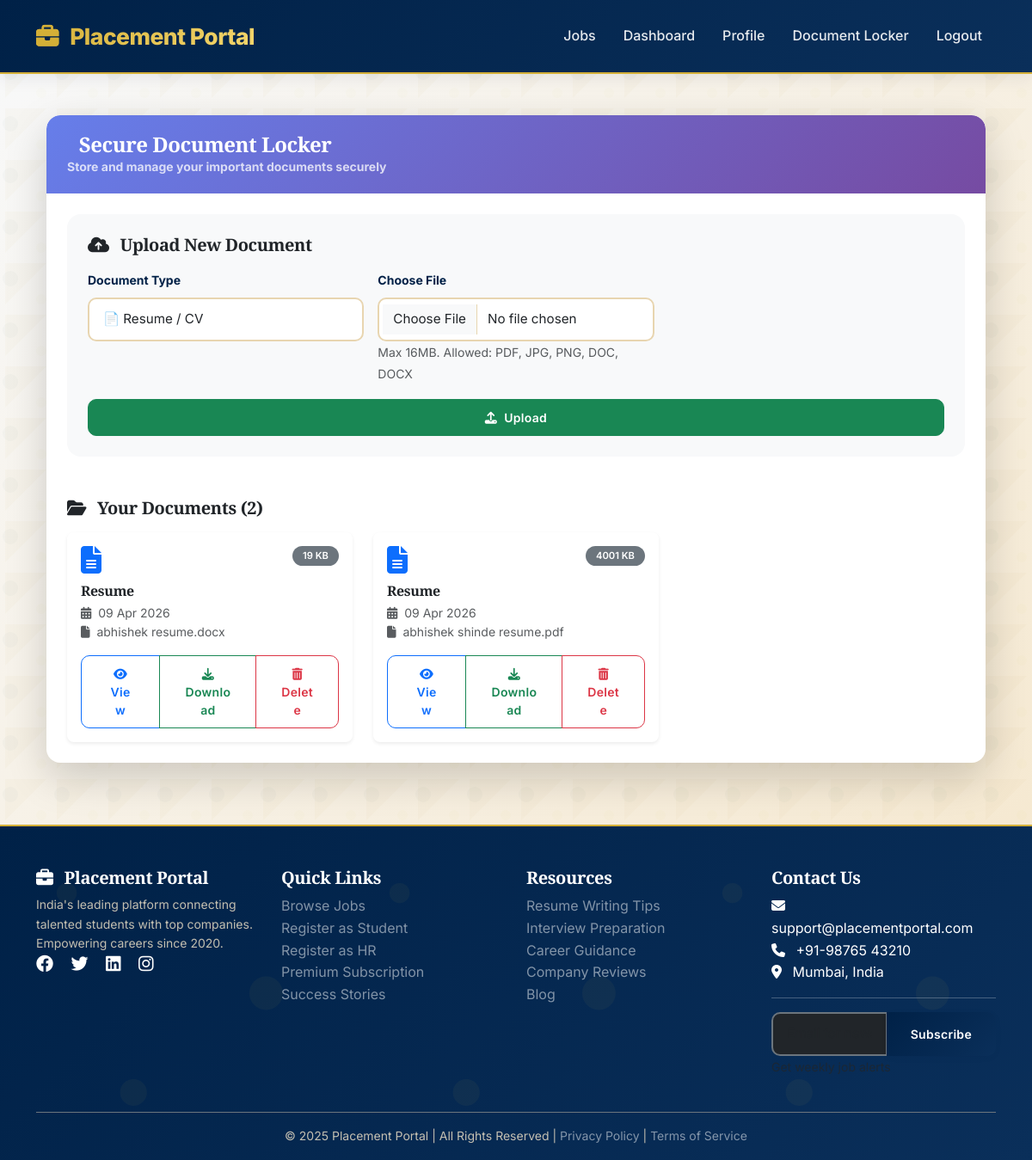
The app's page /documents (signed in) with its own data.
### models.py (models this page shows)
class Document(db.Model):
    __tablename__ = 'documents'
    id = db.Column(db.Integer, primary_key=True)
    user_id = db.Column(db.Integer, db.ForeignKey('users.id'))
    document_type = db.Column(db.String(50))
    file_name = db.Column(db.String(200))
    file_path = db.Column(db.String(500))
    file_size = db.Column(db.Integer)
    uploaded_at = db.Column(db.DateTime, default=datetime.utcnow)

### app.py (the view)
@app.route('/documents')
@login_required
def documents():
    docs = Document.query.filter_by(user_id=current_user.id).all()
    return render_template('documents.html', documents=docs)

### app.py (called while the page is built)
@login_manager.user_loader
def load_user(user_id):
    return User.query.get(int(user_id))

### templates/documents.html (shortened to what this page needs)
{% extends "base.html" %}
{% block content %}
<div class="container py-4">
    <div class="card shadow-lg border-0 rounded-4">
        <div class="card-header bg-gradient-primary text-white rounded-top-4">
            <h4 class="mb-0"> Secure Document Locker</h4>
            <p class="small mb-0 opacity-75">Store and manage your important documents securely</p>
        </div>
        <div class="card-body p-4">
            <div class="bg-light p-4 rounded-4 mb-5">
                <h5 class="mb-3"><i class="fas fa-cloud-upload-alt me-2"></i> Upload New Document</h5>
                <form method="POST" action="{{ url_for('upload_document') }}" enctype="multipart/form-data">
                    <div class="row g-3">
                        <div class="col-md-4">
                            <label class="form-label fw-bold">Document Type</label>
                            <select name="document_type" id="documentTypeSelect" class="form-select" required>
                                <option value="resume">📄 Resume / CV</option>
                            </select>
                        </div>
                        <div class="col-md-4">
                            <label class="form-label fw-bold">Choose File</label>
                            <input type="file" name="document" class="form-control" required accept=".pdf,.jpg,.jpeg,.png,.doc,.docx">
                            <small class="text-muted">Max 16MB. Allowed: PDF, JPG, PNG, DOC, DOCX</small>
                        </div>
                        <div class="col-md-12">
                            <button type="submit" class="btn btn-success w-100">
                                <i class="fas fa-upload me-2"></i>Upload
                            </button>
                        </div>
                    </div>
                </form>
            </div>
            <h5 class="mb-3"><i class="fas fa-folder-open me-2"></i> Your Documents ({{ documents|length }})</h5>
            {% if documents %}
                <div class="row g-4">
                    {% for doc in documents %}
                    <div class="col-md-6 col-lg-4">
                        <div class="card h-100 shadow-sm border-0 rounded-3 document-card">
                            <div class="card-body">
                                <div class="d-flex justify-content-between align-items-start mb-2">
                                    <div class="doc-icon">
                                        {% if doc.document_type == 'resume' %}
                                            <i class="fas fa-file-alt fa-2x text-primary"></i>
                                        {% elif doc.document_type == 'degree' %}
                                            <i class="fas fa-graduation-cap fa-2x text-success"></i>
                                        {% elif doc.document_type == 'id_proof' %}
                                            <i class="fas fa-id-card fa-2x text-info"></i>
                                        {% elif doc.document_type == 'offer_letter' %}
                                            <i class="fas fa-file-signature fa-2x text-warning"></i>
                                        {% else %}
                                            <i class="fas fa-file fa-2x text-secondary"></i>
                                        {% endif %}
                                    </div>
                                    <span class="badge bg-secondary">{{ doc.file_size // 1024 }} KB</span>
                                </div>
                                <h6 class="card-title mb-1">
                                    {% if doc.document_type == 'other' and doc.custom_name %}
                                        {{ doc.custom_name }}
                                    {% else %}
                                        {{ doc.document_type|replace('_', ' ')|title }}
                                    {% endif %}
                                </h6>
                                <p class="card-text small text-muted mb-2">
                                    <i class="fas fa-calendar-alt me-1"></i> {{ doc.uploaded_at.strftime('%d %b %Y') }}<br>
                                    <i class="fas fa-file me-1"></i> {{ doc.file_name[:30] }}{% if doc.file_name|length > 30 %}...{% endif %}
                                </p>
                                <div class="btn-group w-100 mt-2" role="group">
                                    <a href="{{ url_for('view_document', doc_id=doc.id) }}" class="btn btn-sm btn-outline-primary" target="_blank">
                                        <i class="fas fa-eye"></i> View
                                    </a>
                                    <a href="{{ url_for('download_document', doc_id=doc.id) }}" class="btn btn-sm btn-outline-success">
                                        <i class="fas fa-download"></i> Download
                                    </a>
                                    <a href="{{ url_for('delete_document', doc_id=doc.id) }}" class="btn btn-sm btn-outline-danger"
                                       onclick="return confirm('Delete this document permanently?')">
                                        <i class="fas fa-trash-alt"></i> Delete
                                    </a>
                                </div>
                            </div>
                        </div>
                    </div>
                    {% endfor %}
                </div>
            {% else %}
                <div class="text-center py-5 bg-light rounded-4">
                    <i class="fas fa-folder-open fa-4x text-muted mb-3"></i>
                    <p class="mb-0">No documents uploaded yet.</p>
                    <p class="small text-muted">Use the form above to upload your important documents.</p>
                </div>
            {% endif %}
        </div>
    </div>
</div>
{% endblock %}

### static/style.css (style rules this page uses)
:root { --navy-deep: #002147; --navy-dark: #001a3a; --navy-light: #0a2f5a; --navy-soft: #1a3d6e; --gold-primary: #D4AF37; --gold-dark: #B8960F; --gold-light: #F5D76E; --gold-soft: #F9E8B5; --cream: #F5E6CA; --cream-dark: #E8D5B0; --white: #FFFFFF; --white-soft: #FEFEFE; --gray-light: #F8F9FA; --gray: #6C757D; --gray-dark: #343A40; --success: #10B981; --success-light: #D1FAE5; --danger: #EF4444; --danger-light: #FEE2E2; --warning: #F59E0B; --warning-light: #FEF3C7; --info: #3B82F6; --shadow-sm: 0 2px 8px rgba(0, 33, 71, 0.04); --shadow-md: 0 4px 20px rgba(0, 33, 71, 0.08); --shadow-lg: 0 8px 32px rgba(0, 33, 71, 0.12); --shadow-gold: 0 4px 20px rgba(212, 175, 55, 0.2); --shadow-gold-lg: 0 8px 32px rgba(212, 175, 55, 0.25); --shadow-gold-hover: 0 12px 40px rgba(212, 175, 55, 0.3); --radius-sm: 6px; --radius-md: 10px; --radius-lg: 16px; --radius-xl: 24px; --radius-2xl: 32px; --transition-fast: 0.2s cubic-bezier(0.4, 0, 0.2, 1); --transition-normal: 0.3s cubic-bezier(0.4, 0, 0.2, 1); --transition-slow: 0.5s cubic-bezier(0.4, 0, 0.2, 1); --glass-bg: rgba(255, 255, 255, 0.95); --glass-border: rgba(212, 175, 55, 0.2); }
* { margin: 0; padding: 0; box-sizing: border-box; }
body { font-family: 'Inter', -apple-system, BlinkMacSystemFont, 'Segoe UI', sans-serif; background: linear-gradient(135deg, var(--gray-light) 0%, var(--cream) 100%); color: var(--navy-deep); line-height: 1.6; min-height: 100vh; position: relative; }
body::before { content: ''; position: fixed; top: 0; left: 0; width: 100%; height: 100%; background-repeat: repeat; background-size: 60px; pointer-events: none; z-index: -1; }
h1, h2, h3, h4, h5, h6 { font-family: 'Playfair Display', 'Inter', serif; font-weight: 700; letter-spacing: -0.02em; }
.btn { padding: 10px 28px; font-weight: 600; border-radius: var(--radius-md); transition: var(--transition-normal); letter-spacing: 0.3px; font-size: 0.875rem; position: relative; overflow: hidden; z-index: 1; }
.btn:before { content: ''; position: absolute; top: 50%; left: 50%; width: 0; height: 0; background: rgba(255, 215, 0, 0.2); border-radius: 50%; transform: translate(-50%, -50%); transition: width 0.6s, height 0.6s; z-index: -1; }
.card { border: none; border-radius: var(--radius-lg); background: var(--white); box-shadow: var(--shadow-sm); transition: var(--transition-normal); overflow: hidden; position: relative; }
.card:before { content: ''; position: absolute; top: 0; left: 0; width: 100%; height: 4px; background: linear-gradient(90deg, var(--gold-primary), var(--navy-deep), var(--gold-primary)); transform: scaleX(0); transition: var(--transition-normal); z-index: 1; }
.card-header { background: linear-gradient(135deg, var(--navy-deep) 0%, var(--navy-light) 100%); color: var(--white); border: none; padding: 1.25rem 1.5rem; font-weight: 700; }
.card-header h4, .card-header h5, .card-header h6 { color: var(--white); margin: 0; }
.form-control, .form-select { border: 2px solid var(--cream-dark); border-radius: var(--radius-md); padding: 12px 16px; transition: var(--transition-fast); font-size: 0.95rem; background: var(--white); }
.form-label { font-weight: 600; color: var(--navy-deep); margin-bottom: 8px; font-size: 0.875rem; }
.badge { padding: 6px 12px; font-weight: 600; border-radius: 20px; font-size: 0.7rem; }
.card, .job-card, .stat-card { animation: fadeInUp 0.5s ease forwards; }
.card:nth-child(1) { animation-delay: 0.05s; }

### templates/documents.html (style rules this page uses)
.bg-gradient-primary { background: linear-gradient(135deg, #667eea 0%, #764ba2 100%); }
.document-card { transition: transform 0.2s, box-shadow 0.2s; }

### records on screen
Document: file_size "19", document_type "Resume", uploaded_at "09 Apr 2026", file_name "abhishek resume.docx"
Document: file_size "4001", document_type "Resume", uploaded_at "09 Apr 2026", file_name "abhishek shinde resume.pdf"

### other values on screen
{{ documents|length }} "2"
